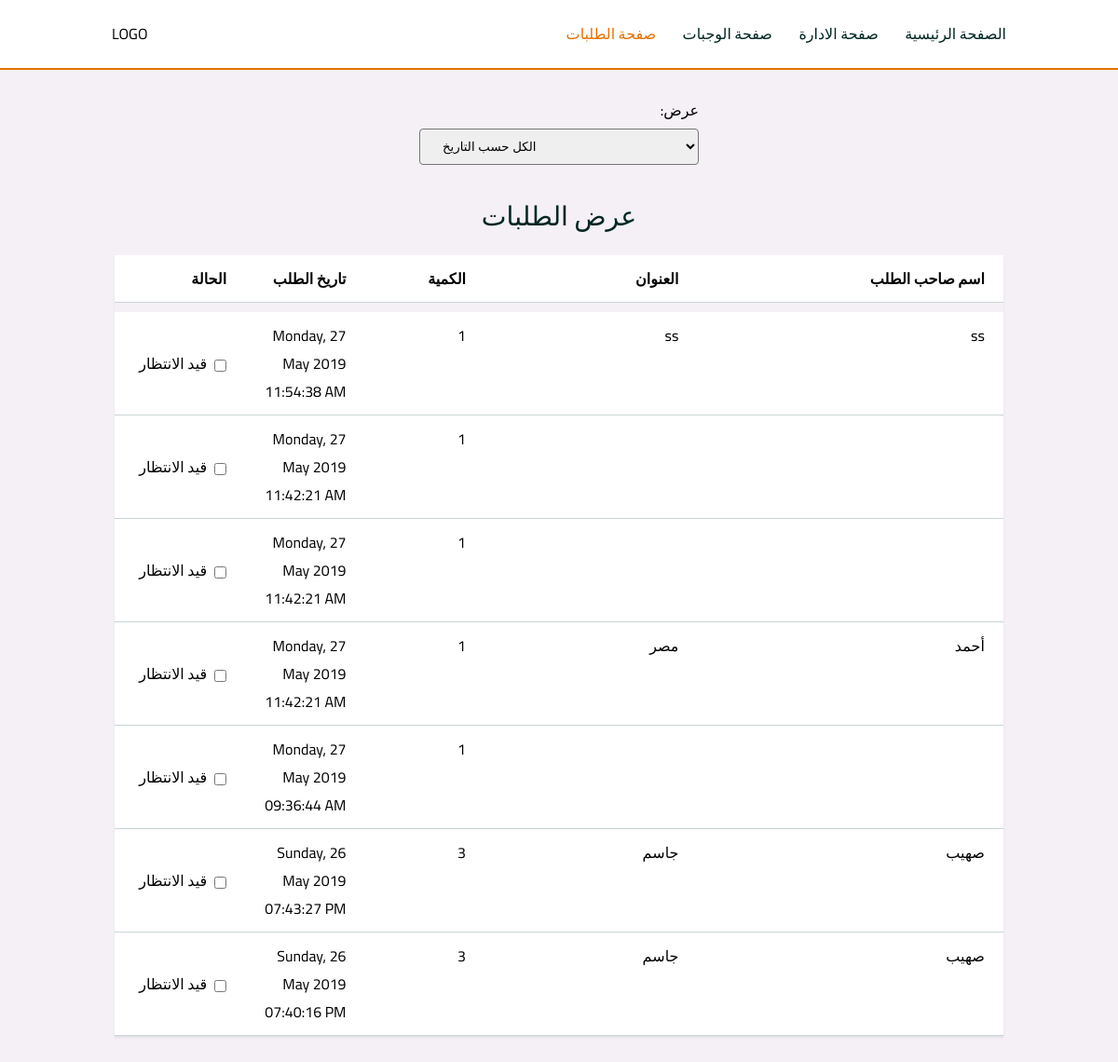
The page /admin/requests on the database as committed earlier.
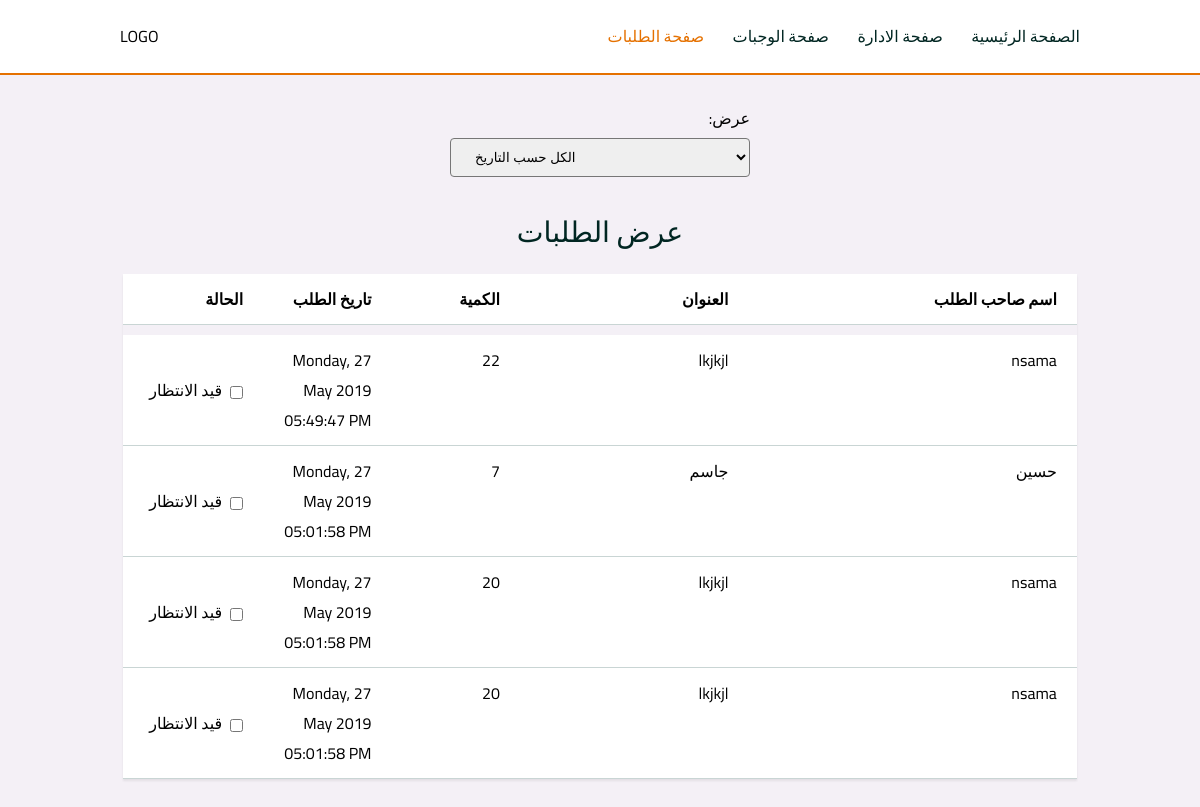
The same page on the database as committed later.
### main.py (models this page shows)
class Requests(db.Model):
    id = db.Column(db.Integer, primary_key=True, autoincrement=True)
    name_user = db.Column(db.String(50), nullable=False)
    address = db.Column(db.Text, nullable=False)
    is_active = db.Column(db.Boolean, default=False)
    amount = db.Column(db.Integer, default=1)
    request_date = db.Column(db.DateTime(
        timezone=True), default=datetime.now())
    delivery_date = db.Column(db.DateTime(
        timezone=True), onupdate=datetime.now())
    meal_id = db.Column(db.Integer, db.ForeignKey('meals.id'))

### main.py (the view)
@app.route('/admin/requests', methods=['GET', 'POST'])
def requests():
    if request.method == 'POST':
        if request.form['search-request'] == 'ok':
            requests = o.get_all_requests_by_date('ok')
            value = 'ok'
            return render_template('show-request-for-admin.html', requests=requests, value=value)
        elif request.form['search-request'] == 'waiting':
            requests = o.get_all_requests_by_date('waiting')
            value = 'waiting'
            return render_template('show-request-for-admin.html', requests=requests, value=value)
        else:
            requests = o.get_all_requests_by_date()
            value = 'date'
            return render_template('show-request-for-admin.html', requests=requests, value=value)
    elif request.method == 'GET':
        requests = o.get_all_requests_by_date()
        value = 'date'
        return render_template('show-request-for-admin.html', requests=requests, value=value)

### main.py (called while the page is built)
    def get_all_requests_by_date(self, filter_by=None):
        if filter_by == 'ok':
            x = Requests.query.filter_by(is_active=True).order_by(
                Requests.request_date.desc()).all()
        elif filter_by == 'waiting':
            x = Requests.query.filter_by(is_active=False).order_by(
                Requests.request_date.desc()).all()
        else:
            x = Requests.query.order_by(Requests.request_date.desc()).all()
        return x

### templates/show-request-for-admin.html (shortened to what this page needs)
<!DOCTYPE html>
<html lang="en">
  <head>
    <link
      href="{{ url_for('static', filename='style/style.css') }}"
      rel="stylesheet"
    />
  </head>
  <body
    onload="document.getElementById('search-request').value = '{{ value }}'"
  >
    <header id="header">
      <p>LOGO</p>
      <nav class="header-nav">
        <a href="/">الصفحة الرئيسية</a>
        <a href="/admin">صفحة الادارة</a>
        <a href="/admin/meals">صفحة الوجبات</a>
        <a class="header-active" href="/admin/requests">صفحة الطلبات</a>
      </nav>
    </header>
    <main id="main-request">
      <form
        class="search-request-form"
        action="{{ url_for('requests') }}"
        method="POST"
      >
        <div>
          <label for="search-request">:عرض</label>
          <select
            name="search-request"
            id="search-request"
            onchange="this.form.submit();"
          >
            <option value="date">الكل حسب التاريخ</option>
          </select>
        </div>
      </form>
      <p>عرض الطلبات</p>
      <form action="{{ url_for('requests') }}" method="POST">
        <section class="request-table">
          <div class="request-table-header">
            <p>الحالة</p>
            <p>تاريخ الطلب</p>
            <p>الكمية</p>
            <p>العنوان</p>
            <p>اسم صاحب الطلب</p>
          </div>
          {% for request in requests %}
          <div>
            <div class="checkbox-status-form">
              {% if request.is_active == True %}
              <p id="{{ request.id }}">تم</p>
              <input
                type="checkbox"
                id="{{ request.id }}g"
                onchange="on_active('{{ request.id }}')"
                value="False"
                name="checkbox-status-form-{{ request.id }}"
                checked
              />
              {% else %}
              <p id="{{ request.id }}">قيد الانتظار</p>
              <input
                type="checkbox"
                id="{{ request.id }}g"
                onchange="on_active('{{ request.id }}')"
                value="False"
                name="checkbox-status-form-{{ request.id }}"
              />
              {% endif %}
            </div>
            <p>
              {{ request.request_date.strftime("%A, %d %B %Y %I:%M:%S %p") }}
            </p>
            <p>{{ request.amount }}</p>
            <p>{{ request.address }}</p>
            <p>{{ request.name_user }}</p>
          </div>
          {% endfor %}
        </section>
      </form>
    </main>
  </body>
</html>

### static/style/style.css (style rules this page uses)
* { margin: 0; padding: 0; box-sizing: border-box; }
body { min-width: min-content; font-family: "Cairo", sans-serif; }
a { text-decoration: none; white-space: nowrap; }
input { font-family: "Cairo", sans-serif; }
#header { padding: 1.333rem 10%; display: flex; justify-content: space-between; background-color: white; }
#header .header-nav { display: flex; flex-direction: row-reverse; }
#header .header-nav a { margin-right: 1.777rem; color: #012622; }
#header .header-nav a:first-of-type { margin: 0; }
#header .header-nav .header-active { color: #e57100; }
#main-request { padding: 1.777rem 10%; background: #f4f0f6; display: flex; flex-direction: column; border-top: 2px solid #e57100; align-items: center; }
#main-request .search-request-form { margin-bottom: 1.777rem; }
#main-request .search-request-form select { padding: 10px 20px; width: 300px; border-radius: 4px; cursor: pointer; }
#main-request .search-request-form label { margin-bottom: 5px; display: block; margin-left: 1rem; text-align: right; }
#main-request > p { margin-bottom: 1rem; font-size: 1.777rem; color: #012622; }
#main-request .request-table { box-shadow: 0 2px 2px #01040413; }
#main-request .request-table > div { padding: 10px 20px; display: grid; grid-template-columns: 100px 100px 100px 200px 300px; grid-column-gap: 1.777rem; text-align: right; background: white; border-bottom: #003b3636 solid 1px; }
#main-request .request-table .request-table-header { margin-bottom: 10px; font-weight: 600; }
#main-request .checkbox-status-form { display: flex; align-items: center; justify-content: flex-end; }
#main-request .checkbox-status-form input { margin-top: 5px; margin-left: 8px; cursor: pointer; }

Rows that differ between the two databases and show on the page:
removed Requests: request_date "Monday, 27 May 2019 11:54:38 AM", amount "1", address "ss", name_user "ss"
removed Requests: request_date "Monday, 27 May 2019 11:42:21 AM", amount "1"
removed Requests: request_date "Monday, 27 May 2019 11:42:21 AM", amount "1", address "مصر", name_user "أحمد"
removed Requests: request_date "Sunday, 26 May 2019 07:43:27 PM", amount "3", address "جاسم", name_user "صهيب"
changed Requests: request_date "Monday, 27 May 2019 11:42:21 AM" → "Monday, 27 May 2019 05:49:47 PM"; amount "1" → "22"; address (not shown) → "lkjkjl"; name_user (not shown) → "nsama"
changed Requests "جاسم": request_date "Sunday, 26 May 2019 07:40:16 PM" → "Monday, 27 May 2019 05:01:58 PM"; amount "3" → "7"; name_user "صهيب" → "حسين"; moves up the list
added Requests: request_date "Monday, 27 May 2019 05:01:58 PM", amount "20", address "lkjkjl", name_user "nsama"
changed Requests (number 4 of 4 on the later page): request_date "Monday, 27 May 2019 09:36:44 AM" → "Monday, 27 May 2019 05:01:58 PM"; amount "1" → "20"; address (not shown) → "lkjkjl"; name_user (not shown) → "nsama"
